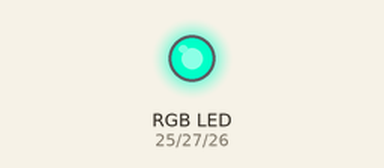
This sketch was run on a simulated ESP32. On the bench: an RGB LED mixed from three pins (HIGH = lit).

Above: at 0.1 s.
Timing chart, 0 to 1.6 s (numbered marks = the images above):
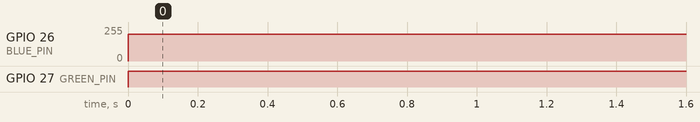

The sketch:

RGB.ino
```cpp
#define RED_PIN 25  // Pin for red color
#define GREEN_PIN 27 // Pin for green color
#define BLUE_PIN 26
void setup() {
  // put your setup code here, to run once:
  pinMode(RED_PIN, OUTPUT);
  pinMode(GREEN_PIN, OUTPUT);
  pinMode(BLUE_PIN, OUTPUT);
}

void loop() {
  // put your main code here, to run repeatedly:
  orange();
}
void setColor(int red, int green, int blue) {
  analogWrite(RED_PIN, red);
  analogWrite(GREEN_PIN, green);
  analogWrite(BLUE_PIN, blue);
}
void orange(){
  setColor(0, 255, 200);
}
```

Measured:
- by itself, GPIO 26 (BLUE_PIN): 0/255 → 200/255 at 0.00 s
- by itself, GPIO 27 (GREEN_PIN): LOW → HIGH at 0.00 s
